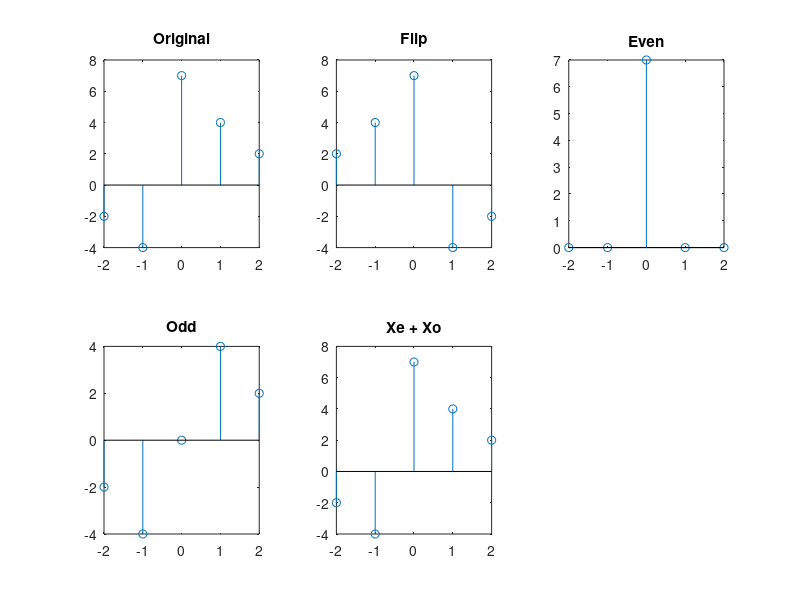

The MATLAB script that drew this image:
n = -2:2;
x = [-2, -4, 7, 4, 2];

y = fliplr(x);
Xe = 0.5*(x + y);
Xo = 0.5*(x - y);

subplot(2, 3, 1), stem(n, x), title('Original');
subplot(2, 3, 2), stem(n, y), title('Flip');
subplot(2, 3, 3), stem(n, Xe), title('Even');
subplot(2, 3, 4), stem(n, Xo), title('Odd');
subplot(2, 3, 5), stem(n, Xe+Xo), title('Xe + Xo');